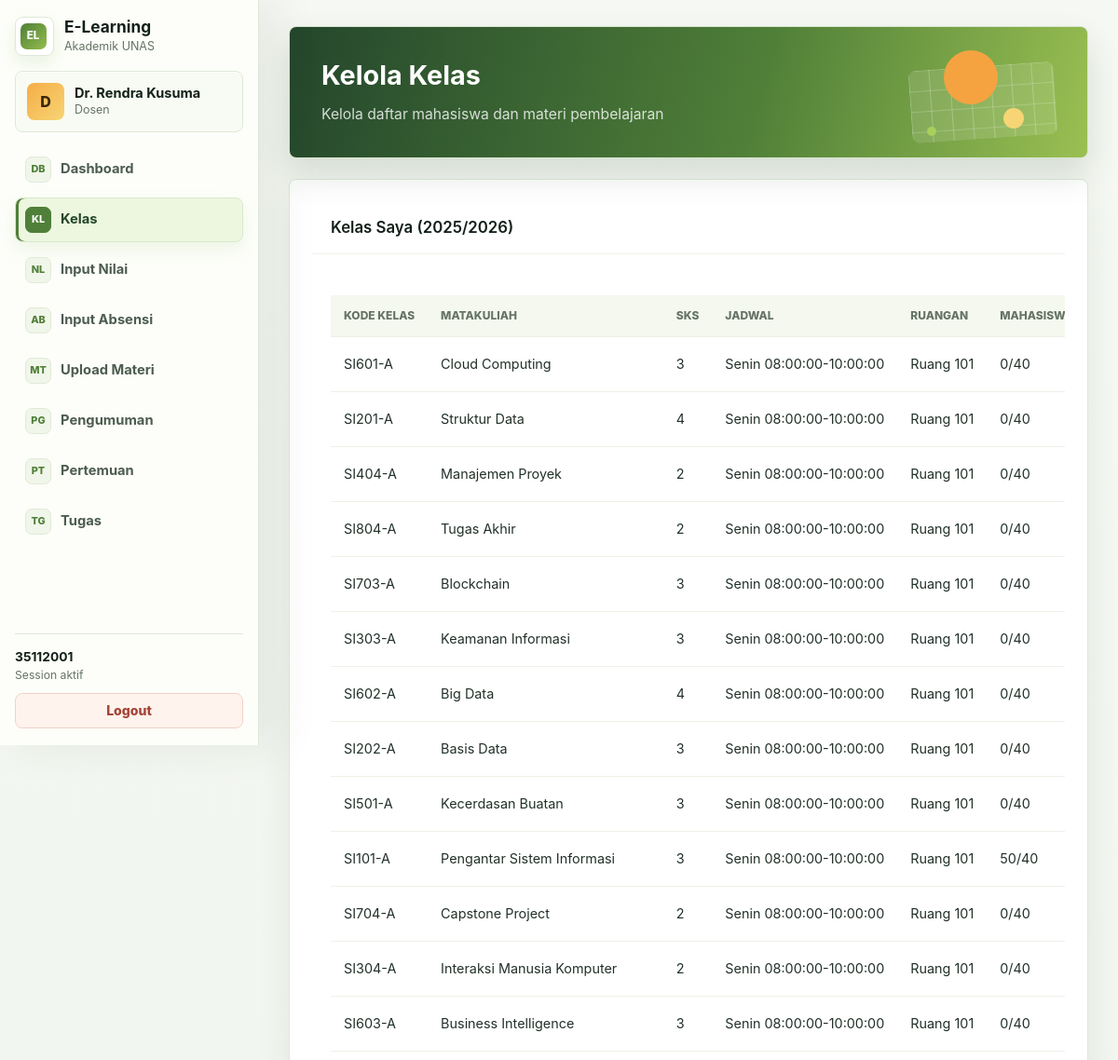
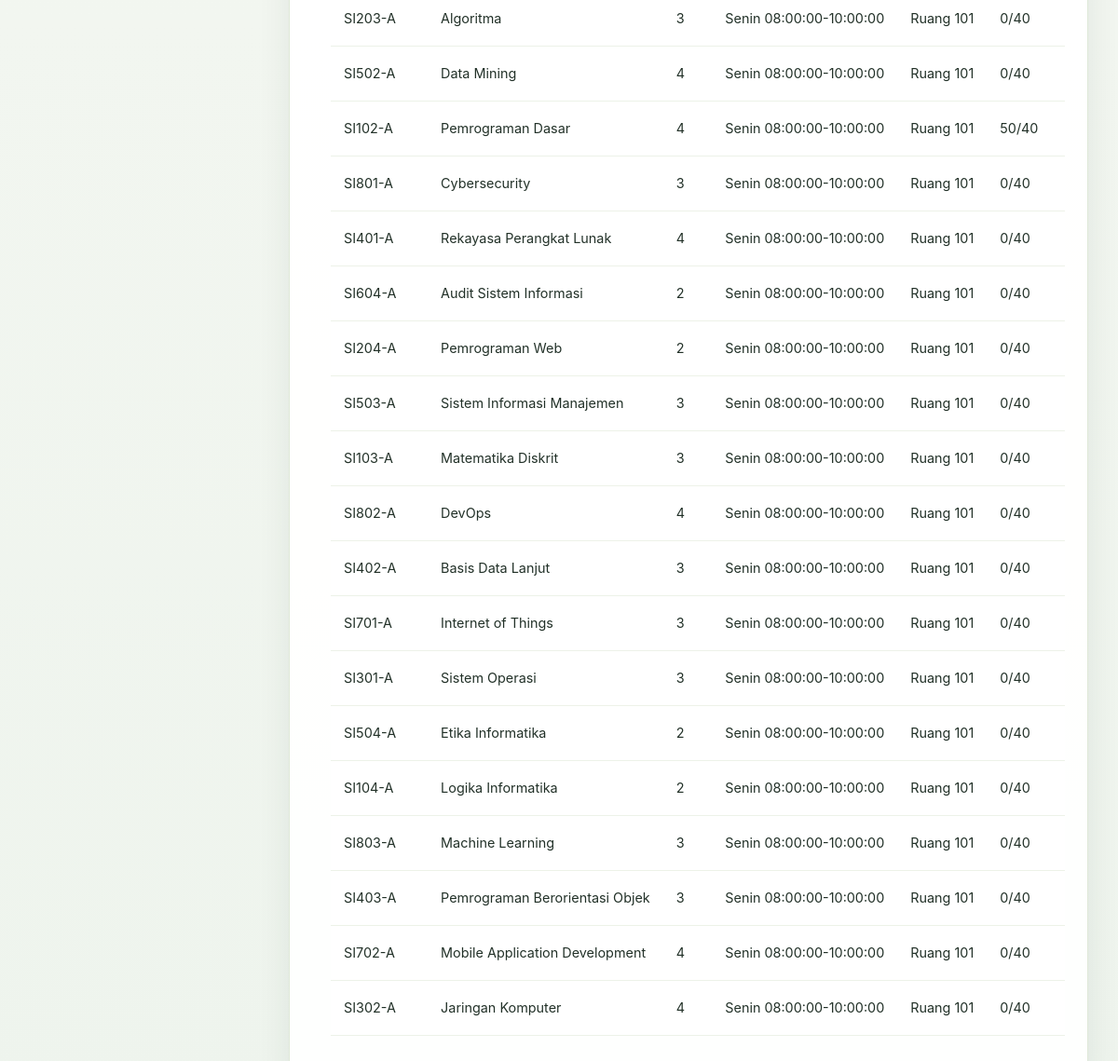
The page /src/dosen/kelas.php (signed in) on the database its author committed (2 pictures, top to bottom).
### tables this page shows
CREATE TABLE IF NOT EXISTS dosen (
  id INT PRIMARY KEY AUTO_INCREMENT,
  user_id INT NOT NULL UNIQUE,
  nip VARCHAR(20) UNIQUE,
  jurusan_id INT NOT NULL,
  tahun_mulai_mengajar INT NOT NULL,
  status_akademik ENUM('aktif', 'cuti', 'pensiun') DEFAULT 'aktif',
  created_at TIMESTAMP DEFAULT CURRENT_TIMESTAMP,
  updated_at TIMESTAMP DEFAULT CURRENT_TIMESTAMP ON UPDATE CURRENT_TIMESTAMP,
  FOREIGN KEY (user_id) REFERENCES users(id) ON DELETE CASCADE,
  FOREIGN KEY (jurusan_id) REFERENCES jurusan(id),
  INDEX idx_jurusan (jurusan_id)
);

CREATE TABLE IF NOT EXISTS users (
  id INT PRIMARY KEY AUTO_INCREMENT,
  username VARCHAR(8) UNIQUE NOT NULL,
  password VARCHAR(255) NOT NULL,
  nama_lengkap VARCHAR(100) NOT NULL,
  nama_depan VARCHAR(50) NOT NULL,
  email VARCHAR(100),
  role ENUM('mahasiswa', 'dosen', 'admin') NOT NULL,
  status ENUM('aktif', 'nonaktif') DEFAULT 'aktif',
  last_login TIMESTAMP NULL,
  created_at TIMESTAMP DEFAULT CURRENT_TIMESTAMP,
  updated_at TIMESTAMP DEFAULT CURRENT_TIMESTAMP ON UPDATE CURRENT_TIMESTAMP,
  INDEX idx_username (username),
  INDEX idx_role (role)
);

CREATE TABLE IF NOT EXISTS kelas (
  id INT PRIMARY KEY AUTO_INCREMENT,
  matakuliah_id INT NOT NULL,
  dosen_id INT NOT NULL,
  kode_kelas VARCHAR(10) UNIQUE NOT NULL,
  semester INT NOT NULL,
  tahun_akademik VARCHAR(9) NOT NULL,
  hari VARCHAR(20) NOT NULL,
  jam_mulai TIME NOT NULL,
  jam_selesai TIME NOT NULL,
  ruangan VARCHAR(50),
  kapasitas INT DEFAULT 40,
  jumlah_mahasiswa INT DEFAULT 0,
  created_at TIMESTAMP DEFAULT CURRENT_TIMESTAMP,
  updated_at TIMESTAMP DEFAULT CURRENT_TIMESTAMP ON UPDATE CURRENT_TIMESTAMP,
  FOREIGN KEY (matakuliah_id) REFERENCES matakuliah(id),
  FOREIGN KEY (dosen_id) REFERENCES dosen(id),
  INDEX idx_dosen (dosen_id),
  INDEX idx_matakuliah (matakuliah_id),
  INDEX idx_tahun_akademik (tahun_akademik)
);

CREATE TABLE IF NOT EXISTS matakuliah (
  id INT PRIMARY KEY AUTO_INCREMENT,
  kode_matkul VARCHAR(10) UNIQUE NOT NULL,
  nama_matkul VARCHAR(100) NOT NULL,
  sks INT NOT NULL,
  semester INT NOT NULL,
  jurusan_id INT NOT NULL,
  deskripsi TEXT,
  created_at TIMESTAMP DEFAULT CURRENT_TIMESTAMP,
  updated_at TIMESTAMP DEFAULT CURRENT_TIMESTAMP ON UPDATE CURRENT_TIMESTAMP,
  FOREIGN KEY (jurusan_id) REFERENCES jurusan(id),
  INDEX idx_semester (semester),
  INDEX idx_jurusan (jurusan_id)
);

### src/auth/check_auth.php (called while the page is built, shortened)
<?php
function isLoggedIn() {
  return isset($_SESSION['user_id']) && !empty($_SESSION['user_id']);
}
function getCurrentUser() {
  return [
    'id' => $_SESSION['user_id'],
    'username' => $_SESSION['username'],
    'nama_lengkap' => $_SESSION['nama_lengkap'],
    'role' => $_SESSION['role'],
    'email' => $_SESSION['email'] ?? null
  ];
}
?>

### src/helpers/db.php (called while the page is built, shortened)
<?php
function executeQuery($conn, $sql, $params = [], $types = '') {
  try {
    $stmt = $conn->prepare($sql);
    if (!empty($params)) {
      $stmt->bind_param($types, ...$params);
    }
    if (!$stmt->execute()) {
      throw new Exception("Execute failed: " . $stmt->error);
    }
    return $stmt;
  } catch (Exception $e) {
    error_log("Database error: " . $e->getMessage());
    return false;
  }
}
function fetchRow($conn, $sql, $params = [], $types = '') {
  $stmt = executeQuery($conn, $sql, $params, $types);
  $result = $stmt->get_result();
  $row = $result->fetch_assoc();
  return $row;
}
function fetchAll($conn, $sql, $params = [], $types = '') {
  $stmt = executeQuery($conn, $sql, $params, $types);
  $result = $stmt->get_result();
  $rows = [];
  while ($row = $result->fetch_assoc()) {
    $rows[] = $row;
  }
  return $rows;
}
function getDosenByUserId($conn, $userId) {
  return fetchRow($conn, "
    SELECT d.*, j.nama_jurusan, u.nama_lengkap, u.email
    FROM dosen d
    JOIN jurusan j ON d.jurusan_id = j.id
    JOIN users u ON d.user_id = u.id
    WHERE d.user_id = ?
  ", [$userId], 'i');
}
function getKelasByDosenId($conn, $dosenId, $tahunAkademik = null) {
  $sql = "
    SELECT k.*, m.nama_matkul, m.sks, COUNT(krs.id) as jumlah_mahasiswa
    FROM kelas k
    JOIN matakuliah m ON k.matakuliah_id = m.id
    LEFT JOIN krs ON k.id = krs.kelas_id AND krs.status_krs = 'diambil'
    WHERE k.dosen_id = ?
  ";
  $params = [$dosenId];
  $types = 'i';
  if ($tahunAkademik) {
    $sql .= " AND k.tahun_akademik = ?";
    $params[] = $tahunAkademik;
    $types .= 's';
  }
  $sql .= " GROUP BY k.id ORDER BY k.hari, k.jam_mulai";
  return fetchAll($conn, $sql, $params, $types);
}

### src/dosen/kelas.php (the view, shortened to what this page needs)
<?php
require_once __DIR__ . '/../../config/database.php';
require_once __DIR__ . '/../helpers/db.php';
require_once __DIR__ . '/../auth/check_auth.php';
$user = getCurrentUser();
$dosen = getDosenByUserId($conn, $user['id']);
$tahunAkademik = '2025/2026';
$kelasDosen = getKelasByDosenId($conn, $dosen['id'], $tahunAkademik);
$selectedKelas = null;
$mahasiswaKelas = [];
?>
<!DOCTYPE html>
<html lang="id">
<head>
  <link rel="stylesheet" href="/elearning_unas/public/css/style.css?v=20260702-fix3">
  <link rel="stylesheet" href="/elearning_unas/public/css/app.css?v=20260702-fix3">
</head>
<body>
  <?php include __DIR__ . '/../components/sidebar.php'; ?>
  <main>
    <div class="page-header">
      <h1 class="page-title">Kelola Kelas</h1>
      <p class="page-subtitle">Kelola daftar mahasiswa dan materi pembelajaran</p>
    </div>
    <?php if ($selectedKelas): ?>
      <div class="card">
        <div class="card-header">
          <h2 class="card-title"><?php echo htmlspecialchars($selectedKelas['nama_matkul']); ?></h2>
          <a href="/elearning_unas/src/dosen/kelas.php" class="btn btn-outline btn-sm">Kembali</a>
        </div>
        <div class="card-body">
          <div class="grid grid-cols-2" style="gap: 2rem; margin-bottom: 2rem;">
            <div>
              <p><strong>Kode Kelas:</strong> <?php echo htmlspecialchars($selectedKelas['kode_kelas']); ?></p>
              <p><strong>SKS:</strong> <?php echo $selectedKelas['sks']; ?></p>
              <p><strong>Semester:</strong> <?php echo $selectedKelas['semester']; ?></p>
            </div>
            <div>
              <p><strong>Hari:</strong> <?php echo $selectedKelas['hari']; ?></p>
              <p><strong>Jam:</strong> <?php echo $selectedKelas['jam_mulai'] . ' - ' . $selectedKelas['jam_selesai']; ?></p>
              <p><strong>Ruangan:</strong> <?php echo htmlspecialchars($selectedKelas['ruangan']); ?></p>
            </div>
          </div>
        </div>
      </div>
      <div class="card" style="margin-top: 2rem;">
        <div class="card-header">
          <h2 class="card-title">Daftar Mahasiswa (<?php echo count($mahasiswaKelas); ?>)</h2>
        </div>
        <div class="card-body">
          <?php if (empty($mahasiswaKelas)): ?>
            <p class="text-muted">Belum ada mahasiswa terdaftar di kelas ini</p>
          <?php else: ?>
            <table class="table">
              <thead>
                <tr>
                  <th>No</th>
                  <th>NIM</th>
                  <th>Nama Mahasiswa</th>
                  <th>Nilai Akhir</th>
                  <th>Grade</th>
                  <th>Aksi</th>
                </tr>
              </thead>
              <tbody>
                <?php foreach ($mahasiswaKelas as $index => $mhs): ?>
                  <tr>
                    <td><?php echo $index + 1; ?></td>
                    <td><?php echo htmlspecialchars($mhs['nim']); ?></td>
                    <td><?php echo htmlspecialchars($mhs['nama_lengkap']); ?></td>
                    <td>
                      <?php if ($mhs['nilai_akhir']): ?>
                        <?php echo number_format($mhs['nilai_akhir'], 2); ?>
                      <?php else: ?>
                        <span class="text-muted">-</span>
                      <?php endif; ?>
                    </td>
                    <td>
                      <?php if ($mhs['grade']): ?>
                        <span class="badge badge-primary"><?php echo $mhs['grade']; ?></span>
                      <?php else: ?>
                        <span class="text-muted">-</span>
                      <?php endif; ?>
                    </td>
                    <td>
                      <a href="/elearning_unas/src/dosen/nilai.php?krs_id=<?php echo $mhs['krs_id']; ?>" class="btn btn-primary btn-sm">
                        Input Nilai
                      </a>
                    </td>
                  </tr>
                <?php endforeach; ?>
              </tbody>
            </table>
          <?php endif; ?>
        </div>
      </div>
      <div class="card" style="margin-top: 2rem;">
        <div class="card-header">
          <h2 class="card-title">Aksi Cepat</h2>
        </div>
        <div class="card-body">
          <div class="grid grid-cols-2" style="gap: 1rem;">
            <a href="/elearning_unas/src/dosen/absensi.php?kelas_id=<?php echo $selectedKelas['id']; ?>" class="btn btn-outline" style="justify-content: center;">
              ✓ Input Absensi
            </a>
            <a href="/elearning_unas/src/dosen/materi.php?kelas_id=<?php echo $selectedKelas['id']; ?>" class="btn btn-outline" style="justify-content: center;">
              📤 Upload Materi
            </a>
            <a href="/elearning_unas/src/dosen/pengumuman.php?kelas_id=<?php echo $selectedKelas['id']; ?>" class="btn btn-outline" style="justify-content: center;">
              📢 Buat Pengumuman
            </a>
            <a href="/elearning_unas/src/dosen/nilai.php?kelas_id=<?php echo $selectedKelas['id']; ?>" class="btn btn-outline" style="justify-content: center;">
              📝 Input Nilai Massal
            </a>
          </div>
        </div>
      </div>
    <?php else: ?>
      <div class="card">
        <div class="card-header">
          <h2 class="card-title">Kelas Saya (<?php echo $tahunAkademik; ?>)</h2>
        </div>
        <div class="card-body">
          <?php if (empty($kelasDosen)): ?>
            <p class="text-muted">Belum ada kelas untuk tahun akademik ini</p>
          <?php else: ?>
            <table class="table">
              <thead>
                <tr>
                  <th>Kode Kelas</th>
                  <th>Matakuliah</th>
                  <th>SKS</th>
                  <th>Jadwal</th>
                  <th>Ruangan</th>
                  <th>Mahasiswa</th>
                </tr>
              </thead>
              <tbody>
                <?php foreach ($kelasDosen as $kelas): ?>
                  <tr>
                    <td><?php echo htmlspecialchars($kelas['kode_kelas']); ?></td>
                    <td><?php echo htmlspecialchars($kelas['nama_matkul']); ?></td>
                    <td><?php echo $kelas['sks']; ?></td>
                    <td><?php echo $kelas['hari'] . ' ' . $kelas['jam_mulai'] . '-' . $kelas['jam_selesai']; ?></td>
                    <td><?php echo htmlspecialchars($kelas['ruangan']); ?></td>
                    <td><?php echo $kelas['jumlah_mahasiswa']; ?>/<?php echo $kelas['kapasitas']; ?></td>
                  </tr>
                <?php endforeach; ?>
              </tbody>
            </table>
          <?php endif; ?>
        </div>
      </div>
    <?php endif; ?>
  </main>
</body>
</html>

### src/components/sidebar.php (shortened to what this page needs)
<?php
require_once __DIR__ . '/../auth/check_auth.php';
$current_page = basename($_SERVER['PHP_SELF']);
$user = getCurrentUser();
$roleMenus = $menus[$user['role']] ?? [];
$roleDisplay = [
  'mahasiswa' => 'Mahasiswa',
  'dosen' => 'Dosen',
  'admin' => 'Administrator'
][$user['role']] ?? 'User';
$initials = strtoupper(substr($user['nama_lengkap'] ?? 'U', 0, 1));
?>
<aside class="sidebar">
  <div class="sidebar-header">
    <div class="sidebar-brand">
      <div class="brand-mark">EL</div>
      <div>
        <h3>E-Learning</h3>
        <span>Akademik UNAS</span>
      </div>
    </div>
  </div>
  <div class="sidebar-user">
    <div class="user-avatar"><?php echo htmlspecialchars($initials); ?></div>
    <div class="user-meta">
      <strong><?php echo htmlspecialchars($user['nama_lengkap']); ?></strong>
      <span><?php echo htmlspecialchars($roleDisplay); ?></span>
    </div>
  </div>
  <nav class="sidebar-nav">
    <?php foreach ($roleMenus as $item): ?>
      <a href="<?php echo htmlspecialchars($item['href']); ?>" class="nav-item <?php echo $current_page === $item['file'] ? 'active' : ''; ?>">
        <span class="nav-icon"><?php echo htmlspecialchars($item['icon']); ?></span>
        <?php echo htmlspecialchars($item['label']); ?>
      </a>
    <?php endforeach; ?>
  </nav>
  <div class="sidebar-footer">
    <div class="sidebar-footnote">
      <strong><?php echo htmlspecialchars($user['username']); ?></strong>
      <span>Session aktif</span>
    </div>
    <a href="/elearning_unas/src/auth/logout.php" class="btn btn-danger btn-block">Logout</a>
  </div>
</aside>

### rows shown on the page
dosen: user.nama_lengkap "D", user.nama_lengkap "Dr. Rendra Kusuma"
kelas: kode_kelas "SI601-A", matakuliah.nama_matkul "Cloud Computing", matakuliah.sks "3", hari "Senin", jam_mulai "08:00:00", jam_selesai "10:00:00", ruangan "Ruang 101", jumlah_mahasiswa "0", kapasitas "40"
kelas: kode_kelas "SI201-A", matakuliah.nama_matkul "Struktur Data", matakuliah.sks "4", hari "Senin", jam_mulai "08:00:00", jam_selesai "10:00:00", ruangan "Ruang 101", jumlah_mahasiswa "0", kapasitas "40"
kelas: kode_kelas "SI404-A", matakuliah.nama_matkul "Manajemen Proyek", matakuliah.sks "2", hari "Senin", jam_mulai "08:00:00", jam_selesai "10:00:00", ruangan "Ruang 101", jumlah_mahasiswa "0", kapasitas "40"
kelas: kode_kelas "SI804-A", matakuliah.nama_matkul "Tugas Akhir", matakuliah.sks "2", hari "Senin", jam_mulai "08:00:00", jam_selesai "10:00:00", ruangan "Ruang 101", jumlah_mahasiswa "0", kapasitas "40"
kelas: kode_kelas "SI703-A", matakuliah.nama_matkul "Blockchain", matakuliah.sks "3", hari "Senin", jam_mulai "08:00:00", jam_selesai "10:00:00", ruangan "Ruang 101", jumlah_mahasiswa "0", kapasitas "40"
kelas: kode_kelas "SI303-A", matakuliah.nama_matkul "Keamanan Informasi", matakuliah.sks "3", hari "Senin", jam_mulai "08:00:00", jam_selesai "10:00:00", ruangan "Ruang 101", jumlah_mahasiswa "0", kapasitas "40"
kelas: kode_kelas "SI602-A", matakuliah.nama_matkul "Big Data", matakuliah.sks "4", hari "Senin", jam_mulai "08:00:00", jam_selesai "10:00:00", ruangan "Ruang 101", jumlah_mahasiswa "0", kapasitas "40"
kelas: kode_kelas "SI202-A", matakuliah.nama_matkul "Basis Data", matakuliah.sks "3", hari "Senin", jam_mulai "08:00:00", jam_selesai "10:00:00", ruangan "Ruang 101", jumlah_mahasiswa "0", kapasitas "40"
kelas: kode_kelas "SI501-A", matakuliah.nama_matkul "Kecerdasan Buatan", matakuliah.sks "3", hari "Senin", jam_mulai "08:00:00", jam_selesai "10:00:00", ruangan "Ruang 101", jumlah_mahasiswa "0", kapasitas "40"
kelas: kode_kelas "SI101-A", matakuliah.nama_matkul "Pengantar Sistem Informasi", matakuliah.sks "3", hari "Senin", jam_mulai "08:00:00", jam_selesai "10:00:00", ruangan "Ruang 101", jumlah_mahasiswa "50", kapasitas "40"
kelas: kode_kelas "SI704-A", matakuliah.nama_matkul "Capstone Project", matakuliah.sks "2", hari "Senin", jam_mulai "08:00:00", jam_selesai "10:00:00", ruangan "Ruang 101", jumlah_mahasiswa "0", kapasitas "40"
kelas: kode_kelas "SI304-A", matakuliah.nama_matkul "Interaksi Manusia Komputer", matakuliah.sks "2", hari "Senin", jam_mulai "08:00:00", jam_selesai "10:00:00", ruangan "Ruang 101", jumlah_mahasiswa "0", kapasitas "40"
kelas: kode_kelas "SI603-A", matakuliah.nama_matkul "Business Intelligence", matakuliah.sks "3", hari "Senin", jam_mulai "08:00:00", jam_selesai "10:00:00", ruangan "Ruang 101", jumlah_mahasiswa "0", kapasitas "40"
kelas: kode_kelas "SI203-A", matakuliah.nama_matkul "Algoritma", matakuliah.sks "3", hari "Senin", jam_mulai "08:00:00", jam_selesai "10:00:00", ruangan "Ruang 101", jumlah_mahasiswa "0", kapasitas "40"
kelas: kode_kelas "SI502-A", matakuliah.nama_matkul "Data Mining", matakuliah.sks "4", hari "Senin", jam_mulai "08:00:00", jam_selesai "10:00:00", ruangan "Ruang 101", jumlah_mahasiswa "0", kapasitas "40"
kelas: kode_kelas "SI102-A", matakuliah.nama_matkul "Pemrograman Dasar", matakuliah.sks "4", hari "Senin", jam_mulai "08:00:00", jam_selesai "10:00:00", ruangan "Ruang 101", jumlah_mahasiswa "50", kapasitas "40"
kelas: kode_kelas "SI801-A", matakuliah.nama_matkul "Cybersecurity", matakuliah.sks "3", hari "Senin", jam_mulai "08:00:00", jam_selesai "10:00:00", ruangan "Ruang 101", jumlah_mahasiswa "0", kapasitas "40"
kelas: kode_kelas "SI401-A", matakuliah.nama_matkul "Rekayasa Perangkat Lunak", matakuliah.sks "4", hari "Senin", jam_mulai "08:00:00", jam_selesai "10:00:00", ruangan "Ruang 101", jumlah_mahasiswa "0", kapasitas "40"
kelas: kode_kelas "SI604-A", matakuliah.nama_matkul "Audit Sistem Informasi", matakuliah.sks "2", hari "Senin", jam_mulai "08:00:00", jam_selesai "10:00:00", ruangan "Ruang 101", jumlah_mahasiswa "0", kapasitas "40"
kelas: kode_kelas "SI204-A", matakuliah.nama_matkul "Pemrograman Web", matakuliah.sks "2", hari "Senin", jam_mulai "08:00:00", jam_selesai "10:00:00", ruangan "Ruang 101", jumlah_mahasiswa "0", kapasitas "40"
kelas: kode_kelas "SI503-A", matakuliah.nama_matkul "Sistem Informasi Manajemen", matakuliah.sks "3", hari "Senin", jam_mulai "08:00:00", jam_selesai "10:00:00", ruangan "Ruang 101", jumlah_mahasiswa "0", kapasitas "40"
kelas: kode_kelas "SI103-A", matakuliah.nama_matkul "Matematika Diskrit", matakuliah.sks "3", hari "Senin", jam_mulai "08:00:00", jam_selesai "10:00:00", ruangan "Ruang 101", jumlah_mahasiswa "0", kapasitas "40"
kelas: kode_kelas "SI802-A", matakuliah.nama_matkul "DevOps", matakuliah.sks "4", hari "Senin", jam_mulai "08:00:00", jam_selesai "10:00:00", ruangan "Ruang 101", jumlah_mahasiswa "0", kapasitas "40"
kelas: kode_kelas "SI402-A", matakuliah.nama_matkul "Basis Data Lanjut", matakuliah.sks "3", hari "Senin", jam_mulai "08:00:00", jam_selesai "10:00:00", ruangan "Ruang 101", jumlah_mahasiswa "0", kapasitas "40"
kelas: kode_kelas "SI701-A", matakuliah.nama_matkul "Internet of Things", matakuliah.sks "3", hari "Senin", jam_mulai "08:00:00", jam_selesai "10:00:00", ruangan "Ruang 101", jumlah_mahasiswa "0", kapasitas "40"
kelas: kode_kelas "SI301-A", matakuliah.nama_matkul "Sistem Operasi", matakuliah.sks "3", hari "Senin", jam_mulai "08:00:00", jam_selesai "10:00:00", ruangan "Ruang 101", jumlah_mahasiswa "0", kapasitas "40"
kelas: kode_kelas "SI504-A", matakuliah.nama_matkul "Etika Informatika", matakuliah.sks "2", hari "Senin", jam_mulai "08:00:00", jam_selesai "10:00:00", ruangan "Ruang 101", jumlah_mahasiswa "0", kapasitas "40"
kelas: kode_kelas "SI104-A", matakuliah.nama_matkul "Logika Informatika", matakuliah.sks "2", hari "Senin", jam_mulai "08:00:00", jam_selesai "10:00:00", ruangan "Ruang 101", jumlah_mahasiswa "0", kapasitas "40"
kelas: kode_kelas "SI803-A", matakuliah.nama_matkul "Machine Learning", matakuliah.sks "3", hari "Senin", jam_mulai "08:00:00", jam_selesai "10:00:00", ruangan "Ruang 101", jumlah_mahasiswa "0", kapasitas "40"
kelas: kode_kelas "SI403-A", matakuliah.nama_matkul "Pemrograman Berorientasi Objek", matakuliah.sks "3", hari "Senin", jam_mulai "08:00:00", jam_selesai "10:00:00", ruangan "Ruang 101", jumlah_mahasiswa "0", kapasitas "40"
kelas: kode_kelas "SI702-A", matakuliah.nama_matkul "Mobile Application Development", matakuliah.sks "4", hari "Senin", jam_mulai "08:00:00", jam_selesai "10:00:00", ruangan "Ruang 101", jumlah_mahasiswa "0", kapasitas "40"
kelas: kode_kelas "SI302-A", matakuliah.nama_matkul "Jaringan Komputer", matakuliah.sks "4", hari "Senin", jam_mulai "08:00:00", jam_selesai "10:00:00", ruangan "Ruang 101", jumlah_mahasiswa "0", kapasitas "40"

### other values the page prints
$roleDisplay "Dosen"
$item['icon'] "DB"
$item['label'] "Dashboard"
$item['icon'] "KL"
$item['label'] "Kelas"
$item['icon'] "NL"
$item['label'] "Input Nilai"
$item['icon'] "AB"
$item['label'] "Input Absensi"
$item['icon'] "MT"
$item['label'] "Upload Materi"
$item['icon'] "PG"
$item['label'] "Pengumuman"
$item['icon'] "PT"
$item['label'] "Pertemuan"
